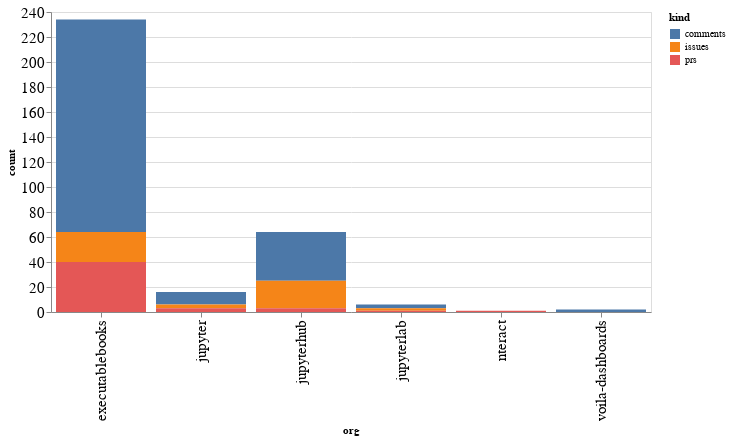

Source (notebook cell):
### Code cell
alt.Chart(org_summaries, width=600).mark_bar().encode(
    x='org',
    y='count',
    color='kind',
    tooltip="org"
)

### Figure 1 — Vega-Lite specification as saved in the notebook (floating-point values rounded to 4 significant figures)
{"config": {"axisLeft": {"labelFontSize": 15}, "axisBottom": {"labelFontSize": 15}}, "data": {"name": "data-3ae036226bf2857005ea22a3b6095af3"}, "mark": "bar", "encoding": {"color": {"type": "nominal", "field": "kind"}, "tooltip": {"type": "nominal", "field": "org"}, "x": {"type": "nominal", "field": "org"}, "y": {"type": "quantitative", "field": "count"}}, "width": 600, "$schema": "https://vega.github.io/schema/vega-lite/v4.8.1.json", "datasets": {"data-3ae036226bf2857005ea22a3b6095af3": [{"org": "executablebooks", "kind": "comments", "count": 170}, {"org": "executablebooks", "kind": "issues", "count": 24}, {"org": "executablebooks", "kind": "prs", "count": 40}, {"org": "jupyter", "kind": "comments", "count": 10}, {"org": "jupyter", "kind": "issues", "count": 3}, {"org": "jupyter", "kind": "prs", "count": 3}, {"org": "jupyterhub", "kind": "comments", "count": 39}, {"org": "jupyterhub", "kind": "issues", "count": 22}, {"org": "jupyterhub", "kind": "prs", "count": 3}, {"org": "jupyterlab", "kind": "comments", "count": 3}, {"org": "jupyterlab", "kind": "issues", "count": 2}, {"org": "jupyterlab", "kind": "prs", "count": 1}, {"org": "nteract", "kind": "prs", "count": 1}, {"org": "voila-dashboards", "kind": "comments", "count": 2}]}}
